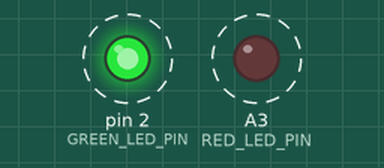
This sketch was run on a simulated Arduino Uno, built with avr-gcc and run on an emulated ATmega328P. On the bench: output pins drawn as LEDs (lit = HIGH). Dashed ring = blinking. What the sketch prints to the serial monitor is not drawn.

Above: at 13.7 s.
Timing chart, 0 to 18.1 s (numbered marks = the images above):
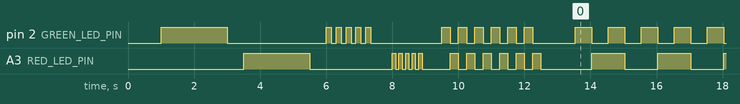

The sketch:

test_leds.ino
```cpp
/*
 * LED Test
 * Tests the green (success) and red (error) LEDs
 */

#define GREEN_LED_PIN 2
#define RED_LED_PIN A3

void setup() {
  Serial.begin(9600);
  Serial.println("LED Test Program");
  Serial.println("================");
  Serial.println();

  // Initialize LED pins
  pinMode(GREEN_LED_PIN, OUTPUT);
  pinMode(RED_LED_PIN, OUTPUT);

  // Turn off both LEDs
  digitalWrite(GREEN_LED_PIN, LOW);
  digitalWrite(RED_LED_PIN, LOW);

  delay(1000);

  // Test 1: Green LED steady
  Serial.println("Test 1: Green LED steady (2 seconds)");
  digitalWrite(GREEN_LED_PIN, HIGH);
  delay(2000);
  digitalWrite(GREEN_LED_PIN, LOW);
  delay(500);

  // Test 2: Red LED steady
  Serial.println("Test 2: Red LED steady (2 seconds)");
  digitalWrite(RED_LED_PIN, HIGH);
  delay(2000);
  digitalWrite(RED_LED_PIN, LOW);
  delay(500);

  // Test 3: Green LED flashing
  Serial.println("Test 3: Green LED flashing (success pattern)");
  for (int i = 0; i < 5; i++) {
    digitalWrite(GREEN_LED_PIN, HIGH);
    delay(150);
    digitalWrite(GREEN_LED_PIN, LOW);
    delay(150);
  }
  delay(500);

  // Test 4: Red LED flashing
  Serial.println("Test 4: Red LED flashing (error pattern)");
  for (int i = 0; i < 5; i++) {
    digitalWrite(RED_LED_PIN, HIGH);
    delay(100);
    digitalWrite(RED_LED_PIN, LOW);
    delay(100);
  }
  delay(500);

  // Test 5: Alternating
  Serial.println("Test 5: Alternating LEDs");
  for (int i = 0; i < 6; i++) {
    digitalWrite(GREEN_LED_PIN, HIGH);
    digitalWrite(RED_LED_PIN, LOW);
    delay(250);
    digitalWrite(GREEN_LED_PIN, LOW);
    digitalWrite(RED_LED_PIN, HIGH);
    delay(250);
  }
  digitalWrite(RED_LED_PIN, LOW);

  delay(1000);

  Serial.println();
  Serial.println("All tests complete!");
  Serial.println("Both LEDs should have lit up and flashed.");
}

void loop() {
  // Continuous test pattern
  Serial.println("Pattern: Green -> Red -> Both");

  // Green only
  digitalWrite(GREEN_LED_PIN, HIGH);
  digitalWrite(RED_LED_PIN, LOW);
  delay(500);

  // Red only
  digitalWrite(GREEN_LED_PIN, LOW);
  digitalWrite(RED_LED_PIN, HIGH);
  delay(500);

  // Both
  digitalWrite(GREEN_LED_PIN, HIGH);
  digitalWrite(RED_LED_PIN, HIGH);
  delay(500);

  // Off
  digitalWrite(GREEN_LED_PIN, LOW);
  digitalWrite(RED_LED_PIN, LOW);
  delay(500);
}
```

Measured:
- by itself, pin 2 (GREEN_LED_PIN): HIGH → LOW at 3.0 s, → HIGH 3.0 s later, → LOW 0.15 s later, → HIGH 0.15 s later, … (256 changes in this stretch)
- by itself, A3 (RED_LED_PIN): HIGH → LOW at 5.5 s, → HIGH 2.5 s later, → LOW 0.10 s later, → HIGH 0.10 s later, … (139 changes in this stretch)
- by itself, everything shown: repeats every 2.0 s, in 4 steps
